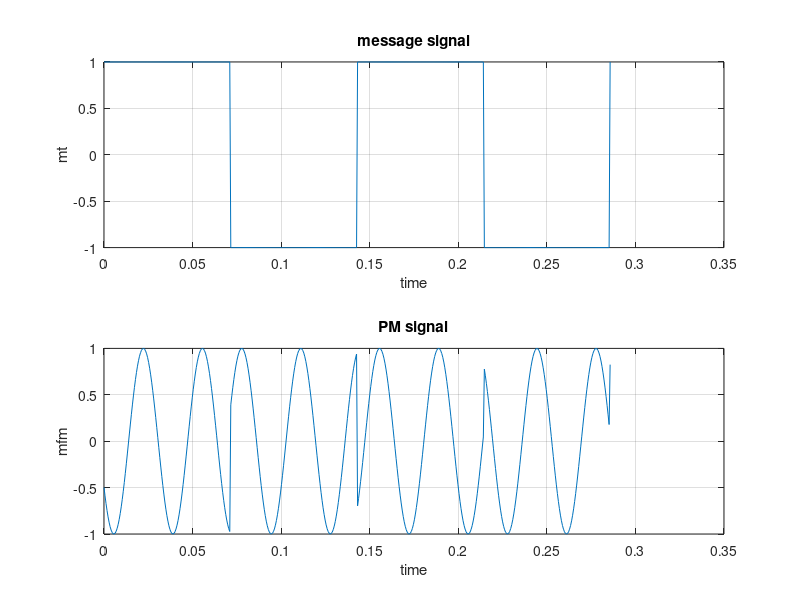

MATLAB code for this plot:
fm =7;
fc = 30;

Am =1;
Ac = 1;

Tm = 1/fm;
t = linspace(0,2*Tm,500);

kp = 2*pi*0.333;

% message signal
figure();
subplot(211);
mt = Am*square(2*pi*fm*t);
plot(t,mt);
xlabel("time");
ylabel("mt");
title("message signal");
grid on;

% PM signal
subplot(212);
mfm = Ac*cos(2*pi*fc*t + kp*mt);
plot(t,mfm);
xlabel("time");
ylabel("mfm");
title("PM signal");
grid on;


